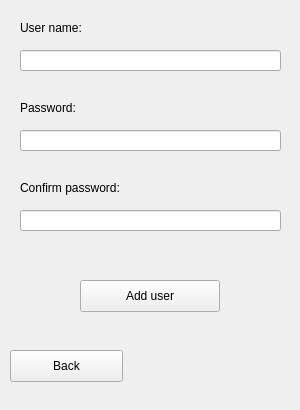
<?xml version="1.0" encoding="UTF-8"?>
<ui version="4.0">
 <class>MainWindow</class>
 <widget class="QMainWindow" name="MainWindow">
  <property name="geometry">
   <rect>
    <x>0</x>
    <y>0</y>
    <width>300</width>
    <height>410</height>
   </rect>
  </property>
  <property name="windowTitle">
   <string>Add user</string>
  </property>
  <widget class="QWidget" name="centralwidget">
   <widget class="QLabel" name="user_name_label">
    <property name="geometry">
     <rect>
      <x>20</x>
      <y>20</y>
      <width>121</width>
      <height>16</height>
     </rect>
    </property>
    <property name="text">
     <string>User name:</string>
    </property>
   </widget>
   <widget class="QLabel" name="confirm_pass_label">
    <property name="geometry">
     <rect>
      <x>20</x>
      <y>180</y>
      <width>161</width>
      <height>16</height>
     </rect>
    </property>
    <property name="text">
     <string>Confirm password:</string>
    </property>
   </widget>
   <widget class="QLabel" name="pass_label">
    <property name="geometry">
     <rect>
      <x>20</x>
      <y>100</y>
      <width>131</width>
      <height>16</height>
     </rect>
    </property>
    <property name="text">
     <string>Password:</string>
    </property>
   </widget>
   <widget class="QLineEdit" name="user_name_text">
    <property name="geometry">
     <rect>
      <x>20</x>
      <y>50</y>
      <width>261</width>
      <height>21</height>
     </rect>
    </property>
   </widget>
   <widget class="QLineEdit" name="password_text">
    <property name="geometry">
     <rect>
      <x>20</x>
      <y>130</y>
      <width>261</width>
      <height>21</height>
     </rect>
    </property>
    <property name="echoMode">
     <enum>QLineEdit::Password</enum>
    </property>
   </widget>
   <widget class="QLineEdit" name="confirm_pass_text">
    <property name="geometry">
     <rect>
      <x>20</x>
      <y>210</y>
      <width>261</width>
      <height>21</height>
     </rect>
    </property>
    <property name="echoMode">
     <enum>QLineEdit::Password</enum>
    </property>
   </widget>
   <widget class="QPushButton" name="add_button">
    <property name="geometry">
     <rect>
      <x>80</x>
      <y>280</y>
      <width>140</width>
      <height>32</height>
     </rect>
    </property>
    <property name="cursor">
     <cursorShape>PointingHandCursor</cursorShape>
    </property>
    <property name="text">
     <string>Add user</string>
    </property>
   </widget>
   <widget class="QPushButton" name="back_button">
    <property name="geometry">
     <rect>
      <x>10</x>
      <y>350</y>
      <width>113</width>
      <height>32</height>
     </rect>
    </property>
    <property name="cursor">
     <cursorShape>PointingHandCursor</cursorShape>
    </property>
    <property name="text">
     <string>Back</string>
    </property>
    <property name="icon">
     <iconset>
      <normaloff>../resources/back.png</normaloff>../resources/back.png</iconset>
    </property>
   </widget>
  </widget>
  <widget class="QMenuBar" name="menubar">
   <property name="geometry">
    <rect>
     <x>0</x>
     <y>0</y>
     <width>300</width>
     <height>22</height>
    </rect>
   </property>
  </widget>
 </widget>
 <resources/>
 <connections/>
</ui>
